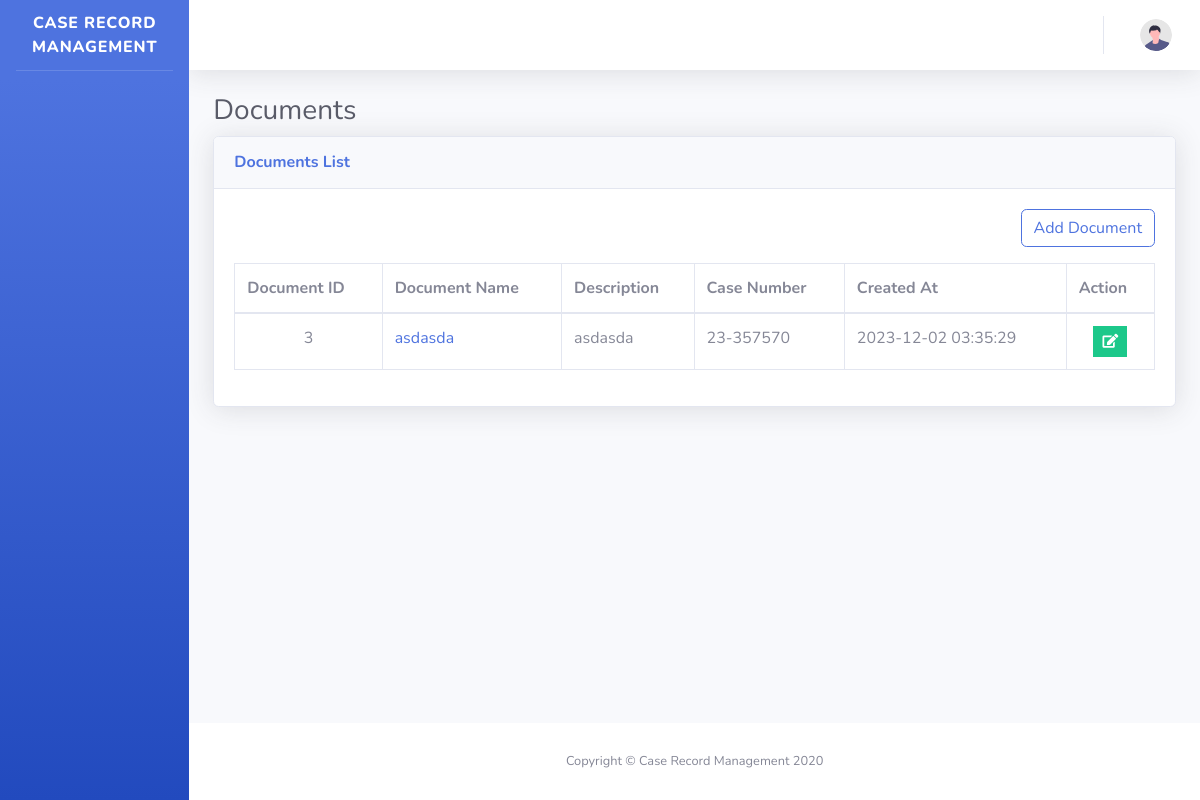
Page /documents.php on the earlier database version.
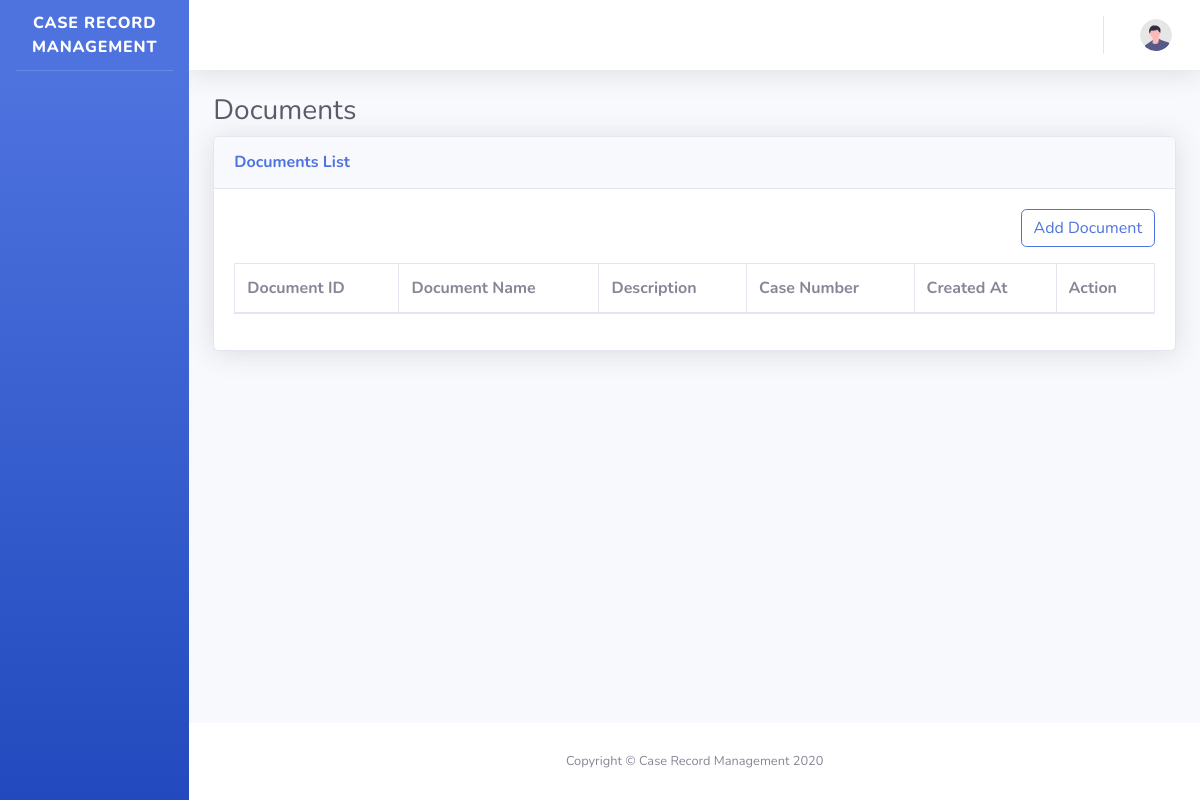
Same page on the later database version.
### tables this page shows
CREATE TABLE `documents` (
  `id` int NOT NULL AUTO_INCREMENT,
  `Document` varchar(255) NOT NULL,
  `Description` text,
  `FilePath` varchar(255) NOT NULL,
  `CaseNum` int DEFAULT NULL,
  `CreatedAt` timestamp NULL DEFAULT CURRENT_TIMESTAMP,
  PRIMARY KEY (`id`)
);

CREATE TABLE `cases` (
  `id` int NOT NULL AUTO_INCREMENT,
  `CaseNo` varchar(20) NOT NULL,
  `Title` varchar(255) DEFAULT NULL,
  `Description` text NOT NULL,
  `AuthorID` int NOT NULL,
  `AccusedID` int NOT NULL,
  `ViolationID` int NOT NULL,
  `FilingDate` date DEFAULT NULL,
  `Branch` varchar(100) DEFAULT NULL,
  `Status` enum('Filed','Under Investigation','On Trial','Closed','Convicted','Acquitted','Dismissed','Archived','Reopened') DEFAULT NULL,
  `Judge` varchar(100) DEFAULT NULL,
  `Prosecutor` varchar(100) DEFAULT NULL,
  `LeadInvestigator` varchar(100) DEFAULT NULL,
  `TrialDate` datetime DEFAULT NULL,
  `HearingDate` datetime DEFAULT NULL,
  `Verdict` text,
  `Sentence` text,
  `CreatedAt` timestamp NULL DEFAULT CURRENT_TIMESTAMP,
  `UpdatedAt` timestamp NULL DEFAULT CURRENT_TIMESTAMP ON UPDATE CURRENT_TIMESTAMP,
  PRIMARY KEY (`id`),
  KEY `cases_accused_idx` (`AccusedID`),
  KEY `cases_violations_idx` (`ViolationID`),
  KEY `cases_author_idx` (`AuthorID`)
);

### includes/conn.php (called while the page is built, shortened)
<?php
$website = "Case Record Management";
?>

### documents.php (the view, shortened to what this page needs)
<?php
$page = "Documents";
require_once "includes/session.php";
require_once "components/header.php";
?>
<body id="page-top">
    <div id="wrapper">
        <?php
        require_once "components/sidebar.php";
        ?>
        <div id="content-wrapper" class="d-flex flex-column">
            <div id="content">
                <?php
                require_once "components/topbar.php";
                ?>
                <div class="container-fluid">
                    <h1 class="h3 mb-2 text-gray-800"><?= $page ?></h1>
                    <div class="card shadow mb-4">
                        <div class="card-header py-3">
                            <h6 class="m-0 font-weight-bold text-primary">Documents List</h6>
                        </div>
                        <div class="card-body">
                            <p class="text-right">
                                <button class="btn btn-outline-primary" type="button" data-toggle="collapse" data-target="#collapseAddDocument" aria-expanded="false" aria-controls="collapseAddDocument">
                                    Add Document
                                </button>
                            </p>
                            <div class="table-responsive">
                                <table class="table table-bordered" id="dataTable" width="100%" cellspacing="0">
                                    <thead>
                                        <tr>
                                            <th>Document ID</th>
                                            <th>Document Name</th>
                                            <th>Description</th>
                                            <th>Case Number</th>
                                            <th>Created At</th>
                                            <th>Action</th>
                                        </tr>
                                    </thead>
                                    <tbody>
                                        <?php
                                        $query = "SELECT d.*, c.CaseNo  FROM documents d JOIN cases c ON d.CaseNum=c.id";
                                        $result = $conn->execute_query($query, []);
                                        while ($row = $result->fetch_object()) {
                                        ?>
                                            <tr>
                                                <td class="text-center text-nowrap"><?= $row->id ?></td>
                                                <td class="text-nowrap"><a href="includes/<?= $row->FilePath ?>" target="_blank"><?= $row->Document ?></a></td>
                                                <td class="text-nowrap"><?= $row->Description ?></td>
                                                <td class="text-nowrap"><?= $row->CaseNo ?></td>
                                                <td class="text-nowrap"><?= $row->CreatedAt ?></td>
                                                <td class="text-center text-nowrap">
                                                    <button class='upd-btn btn btn-success btn-sm rounded-0 mx-1' data-editdocument="<?= $row->id ?>" data-toggle="collapse" data-target="#collapseEditDocument" aria-expanded="false" aria-controls="collapseEditDocument"><i class="fas fa-edit"></i></button>
                                                </td>
                                            </tr>
                                        <?php
                                        }
                                        ?>
                                    </tbody>
                                </table>
                            </div>
                        </div>
                    </div>
                </div>
            </div>
            <footer class="sticky-footer bg-white">
                <div class="container my-auto">
                    <div class="copyright text-center my-auto">
                        <span>Copyright &copy; <?= $website ?> 2020</span>
                    </div>
                </div>
            </footer>
        </div>
    </div>
</body>
</html>

Differences in the rows shown:
removed documents: id "3", Document "asdasda", Description "asdasda", cases.CaseNo "23-357570", CreatedAt "2023-12-02 03:35:29"
